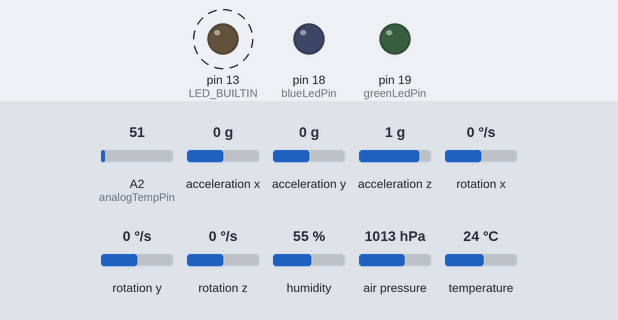
This sketch was run on a simulated Arduino Mega 2560, built for the host (arithmetic inside an expression is 32-bit, double 64-bit). On the bench: output pins drawn as LEDs (lit = HIGH). Dashed ring = blinking. The test bench sets the inputs (shaded band); at power-on: acceleration x 0 g, rotation x 0 °/s, acceleration z 1 g, A2 (analogTempPin) = 51, acceleration y 0 g, rotation y 0 °/s, rotation z 0 °/s, humidity 55 %, air pressure 1013 hPa, temperature 24 °C. EEPROM starts erased.

Above: at 6.2 s.
6.3 s: acceleration x set to -0.5 g
9.4 s: acceleration x set to -0.8 g
At 10.2 s:
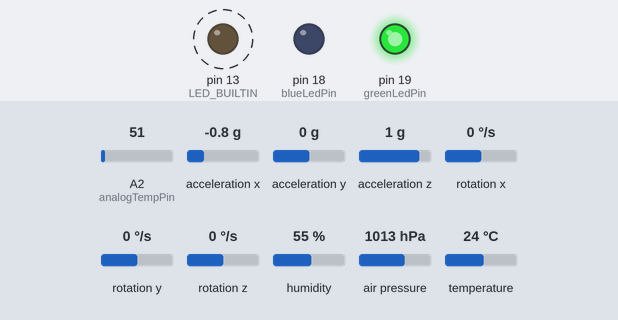
12.5 s: rotation x set to -4 °/s
15.6 s: rotation x set to -7 °/s
At 16.0 s:
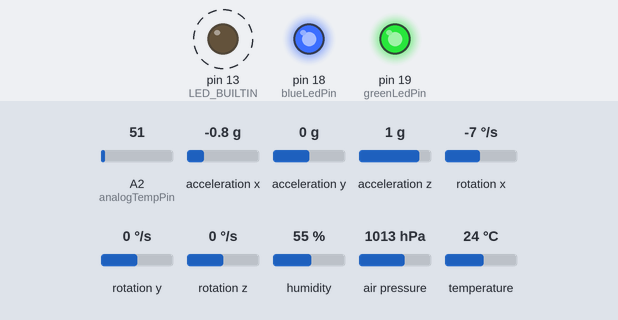
18.7 s: acceleration z set to 0.7 g
At 19.2 s:
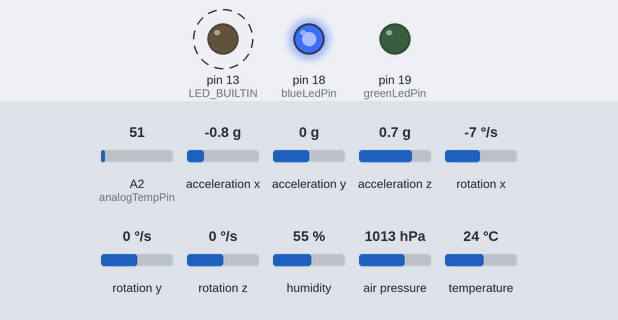
21.8 s: acceleration x set to -1.4 g
At 22.4 s:
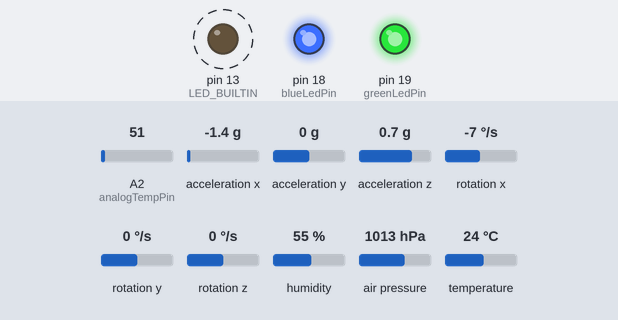
Timing chart, 0 to 25.9 s (numbered marks = the images above; inputs shaded):
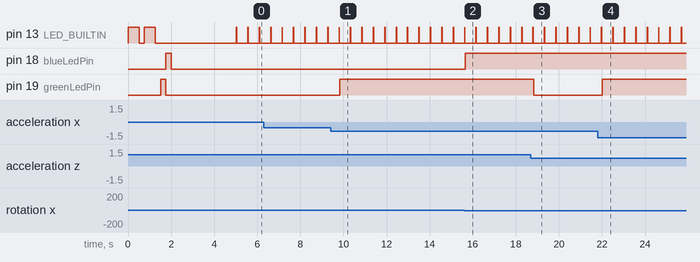

Measured:
- the behaviour switches between -0.6 and -0.7 g on acceleration x (found by bisection; images 0 and 1)
- the behaviour switches between -5 and -6 °/s on rotation x (found by bisection; images 1 and 2)
- the behaviour switches between 0.9 and 0.8 g on acceleration z (found by bisection; images 2 and 3)
- after the input at 9.4 s, pin 19 (greenLedPin): LOW → HIGH after 0.42 s
- after the input at 15.6 s, pin 18 (blueLedPin): LOW → HIGH after 0.05 s
- after the input at 18.7 s, pin 19 (greenLedPin): HIGH → LOW after 0.13 s
- after the input at 21.8 s, pin 19 (greenLedPin): LOW → HIGH after 0.21 s
- by itself, pin 13 (LED_BUILTIN): alternates HIGH for 0.02 s and LOW for 0.51 s

The sketch:

STEM_pico.ino
```cpp
#include <Wire.h>
#include <Adafruit_Sensor.h>
#include <Adafruit_BME280.h>
#include <MPU6050_tockn.h>
#include <EEPROM.h>  // Use Pico's EEPROM emulation library

#define SEALEVELPRESSURE_HPA (1013.25)
#define EEPROM_SIZE 64  // Define EEPROM size (bytes), adjust as needed

// --- Pin Definitions (Match your wiring!) ---
// Serial1 (UART0) - To Raspberry Pi
const int RPI_TX_PIN = 0;  // Pico GP0 -> Pi RX
const int RPI_RX_PIN = 1;  // Pico GP1 <- Pi TX
// Serial2 (UART1) - For Debugging
const int DBG_TX_PIN = 8;  // Pico GP8 -> USB-Serial TX
const int DBG_RX_PIN = 9;  // Pico GP9 <- USB-Serial RX
// I2C0 Pins (BME280, MPU6050)
const int I2C0_SDA_PIN = 12;  // Pico GP12
const int I2C0_SCL_PIN = 13;  // Pico GP13
// LED Pins
const int greenLedPin = 19;  // Pico GP19
const int blueLedPin = 18;   // Pico GP18
// Analog Pins
const int analogTempPin = A2;  // Pico GP28

Adafruit_BME280 bme;
MPU6050 mpu6050(Wire);  // Uses default Wire (I2C0)

int bmePresent;

int first_time = true;  // Flag for first debug print over Serial2
int first_read = true;  // Flag for initial acceleration reading

// --- Temperature Calibration (RECALIBRATE FOR PICO 3.3V ADC!) ---
// These values MUST be re-calibrated for Pico's 10-bit ADC (0-1023) at 3.3V
float T2 = 25.0;   // Temperature data point 1 (e.g., 25°C)
float R2 = 671.0;  // Reading data point 1 (at T2 on Pico ADC 0-1023) - EXAMPLE VALUE!
float T1 = 15.5;   // Temperature data point 2 (e.g., 15.5°C)
float R1 = 695.0;  // Reading data point 2 (at T1 on Pico ADC 0-1023) - EXAMPLE VALUE!
// --- End Calibration ---

int sensorValue;
float Temp;
float rest;

// --- Placeholders from File 1 ---
float flon = 0.0, flat = 0.0, flalt = 0.0;  // GPS placeholders
char sensor_end_flag[] = "_END_FLAG_";
char sensor_start_flag[] = "_START_FLAG_";

// --- Function Prototypes ---
void eeprom_word_write(int addr, int val);
short eeprom_word_read(int addr);
void blink_setup();
void blink(int length);
void led_set(int ledPin, bool state);
int read_analog();

// --- Payload Extension Declarations (Add weak attribute if definition might be missing) ---
extern void payload_setup();
extern void payload_loop();
// --- End Function Prototypes ---


void setup() {

  // Initialize Serial2 (Debug Port)
  Serial2.setTX(DBG_TX_PIN);
  Serial2.setRX(DBG_RX_PIN);
  Serial2.begin(115200);
  Serial2.println("UART1 (Debug): Starting!");

  // Initialize Serial1 (RPi Port)
  Serial1.setTX(RPI_TX_PIN);
  Serial1.setRX(RPI_RX_PIN);
  Serial1.begin(115200);
  Serial2.println("UART1 (Debug): Serial1 (RPi) Initialized.");

  // Initialize I2C0
  Wire.setSCL(I2C0_SCL_PIN);
  Wire.setSDA(I2C0_SDA_PIN);
  Wire.begin();
  Serial2.println("UART1 (Debug): I2C0 Initialized.");

  // Initialize EEPROM Emulation
  EEPROM.begin(EEPROM_SIZE);
  Serial2.print("UART1 (Debug): EEPROM Emulation Initialized. Size: ");
  Serial2.println(EEPROM.length());

  // Setup LEDs
  blink_setup();
  Serial2.println("UART1 (Debug): LEDs Initialized.");

  // Startup blink sequence
  blink(500);
  delay(250);
  blink(500);
  delay(250);
  led_set(greenLedPin, HIGH);
  delay(250);
  led_set(greenLedPin, LOW);
  led_set(blueLedPin, HIGH);
  delay(250);
  led_set(blueLedPin, LOW);
  Serial2.println("UART1 (Debug): LED Test Complete.");

  // Initialize BME280
  if (bme.begin(0x76, &Wire)) {
    bmePresent = 1;
    Serial2.println("UART1 (Debug): BME280 Found!");
  } else {
    Serial2.println("UART1 (Debug): Could not find BME280 sensor, check wiring/address!");
    bmePresent = 0;
  }

  // Initialize MPU6050
  mpu6050.begin();
  Serial2.println("UART1 (Debug): MPU6050 Initializing...");

  // Gyro Offset Calibration (Same as before, EEPROM handling is correct)
  if (eeprom_word_read(0) == 0xA07) {
    Serial2.println("UART1 (Debug): Reading gyro offsets from EEPROM");
    // ... (reading code is fine) ...
    mpu6050.setGyroOffsets(((float)eeprom_word_read(1)) / 100.0, ((float)eeprom_word_read(2)) / 100.0, ((float)eeprom_word_read(3)) / 100.0);
  } else {
    Serial2.println("UART1 (Debug): Calculating gyro offsets and storing in EEPROM (Flash!)");
    mpu6050.calcGyroOffsets(true);
    Serial2.println("UART1 (Debug): Offset calculation complete.");
    eeprom_word_write(0, 0xA07);
    eeprom_word_write(1, (int)(mpu6050.getGyroXoffset() * 100.0 + 0.5));
    eeprom_word_write(2, (int)(mpu6050.getGyroYoffset() * 100.0 + 0.5));
    eeprom_word_write(3, (int)(mpu6050.getGyroZoffset() * 100.0 + 0.5));
    Serial2.println("UART1 (Debug): Committing offsets to EEPROM...");
    if (!EEPROM.commit()) {
      Serial2.println("UART1 (Debug): ERROR! EEPROM commit failed during calibration.");
    } else {
      Serial2.println("UART1 (Debug): Gyro offsets committed to EEPROM.");
    }
    // ... (readback code is fine) ...
  }

  Serial2.println("UART1 (Debug): Done with Setup()");
}

void loop() {

  // --- MODIFICATION: Send data periodically instead of waiting for Serial1 input ---
  // This block will now execute roughly every 100ms + processing time

  blink(20);  // Blink onboard LED quickly to show activity

  // --- MODIFICATION: Restore output format similar to File 1 ---
  Serial1.print(sensor_start_flag);  // Add start flag

  if (bmePresent) {
    Serial1.print("OK BME280 ");
    Serial1.print(bme.readTemperature());
    Serial1.print(" ");
    Serial1.print(bme.readPressure() / 100.0F);
    Serial1.print(" ");
    Serial1.print(bme.readAltitude(SEALEVELPRESSURE_HPA));
    Serial1.print(" ");
    Serial1.print(bme.readHumidity());
  } else {
    Serial1.print("OK BME280 0.0 0.0 0.0 0.0");
  }
  mpu6050.update();

  Serial1.print(" MPU6050 ");
  Serial1.print(mpu6050.getGyroX());
  Serial1.print(" ");
  Serial1.print(mpu6050.getGyroY());
  Serial1.print(" ");
  Serial1.print(mpu6050.getGyroZ());
  Serial1.print(" ");
  Serial1.print(mpu6050.getAccX());
  Serial1.print(" ");
  Serial1.print(mpu6050.getAccY());
  Serial1.print(" ");
  Serial1.print(mpu6050.getAccZ());

  sensorValue = read_analog();  // Reads analogTempPin (A2/GP28)

  // --- IMPORTANT: Recalibrate T1, R1, T2, R2 for Pico ---
  Temp = T1 + (sensorValue - R1) * ((T2 - T1) / (R2 - R1));
  // ---

  // --- MODIFICATION: Restore GPS and TMP placeholders ---
  Serial1.print(" GPS ");
  Serial1.print(flat, 4);  // GPS placeholders
  Serial1.print(" ");
  Serial1.print(flon, 4);
  Serial1.print(" ");
  Serial1.print(flalt, 2);
  Serial1.print(" TMP ");
  Serial1.print(Temp);

  // --- MODIFICATION: Call payload_loop if it exists ---
  if (payload_loop) {
    payload_loop();  // Call payload extension function
  }

  // --- MODIFICATION: Add end flag ---
  Serial1.println(sensor_end_flag);  // Use println to end the line


  // --- Motion Detection Logic (remains the same) ---
  float rotation = sqrt(pow(mpu6050.getGyroX(), 2) + pow(mpu6050.getGyroY(), 2) + pow(mpu6050.getGyroZ(), 2));
  float acceleration = sqrt(pow(mpu6050.getAccX(), 2) + pow(mpu6050.getAccY(), 2) + pow(mpu6050.getAccZ(), 2));

  if (first_read == true) {
    first_read = false;
    rest = acceleration;  // Capture baseline acceleration
    Serial2.print("UART1 (Debug): Baseline acceleration set: ");
    Serial2.println(rest);
  }

  // Update external LEDs based on motion
  if (acceleration > 1.2 * rest || acceleration < 0.8 * rest)
    led_set(greenLedPin, HIGH);
  else
    led_set(greenLedPin, LOW);

  if (rotation > 5)
    led_set(blueLedPin, HIGH);
  else
    led_set(blueLedPin, LOW);


  // --- Check for command from Debug Port (Serial2) ---
  // This part remains the same as your File 2
  if (Serial2.available() > 0) {
    blink(50);  // Blink onboard LED
    char result = Serial2.read();
    Serial2.print("UART1 (Debug): Received command: ");
    Serial2.println(result);

    if (result == 'R') {  // Reset command
      Serial2.println("UART1 (Debug): Command 'R' received. Re-running setup...");
      first_read = true;
      first_time = true;
      setup();
    } else if (result == 'C') {  // Clear EEPROM command
      Serial2.println("UART1 (Debug): Command 'C' received. Clearing gyro offsets...");
      eeprom_word_write(0, 0x00);
      Serial2.println("UART1 (Debug): Committing EEPROM clear...");
      if (!EEPROM.commit()) {
        Serial2.println("UART1 (Debug): ERROR! EEPROM commit failed.");
      } else {
        Serial2.println("UART1 (Debug): EEPROM cleared.");
      }
      first_time = true;
    } else if (result == '?') {  // Query command
      Serial2.println("UART1 (Debug): Command '?' received. Printing debug info...");
      first_time = true;
    }

    if (first_time == true) {
      first_time = false;  // Reset flag
      Serial2.print("UART1 (Debug): ");
      // ... (Debug print section remains the same) ...
      Serial2.println();  // End debug line
    }
  }

  // --- MODIFICATION: Adjust delay for periodic sending ---
  // delay(100); // Original delay
  delay(500);  // Send data roughly every 500ms (adjust as needed)
}

// --- Function Definitions ---
// These functions (eeprom_word_write/read, blink_setup, blink, led_set, read_analog)
// are correctly implemented for Pico in File 2 and don't need changes based on File 1.
// Make sure the pin numbers inside them match your Pico setup.

void eeprom_word_write(int addr, int val) {
  EEPROM.write(addr * 2, lowByte(val));
  EEPROM.write(addr * 2 + 1, highByte(val));
}

short eeprom_word_read(int addr) {
  byte low = EEPROM.read(addr * 2);
  byte high = EEPROM.read(addr * 2 + 1);
  return ((short)((high << 8) | low));
}

void blink_setup() {
  pinMode(LED_BUILTIN, OUTPUT);
  pinMode(greenLedPin, OUTPUT);
  pinMode(blueLedPin, OUTPUT);
}

void blink(int length) {
  digitalWrite(LED_BUILTIN, HIGH);
  delay(length);
  digitalWrite(LED_BUILTIN, LOW);
}

void led_set(int ledPin, bool state) {
  digitalWrite(ledPin, state ? HIGH : LOW);
}

int read_analog() {
  sensorValue = analogRead(analogTempPin);
  return (sensorValue);
}
```

add_sensor.ino
```cpp
// put your library includes here
#include "Arduino.h"

// put your globals here
int sensor1Value = 111;
int sensor2Value = 0;
unsigned long lastUpdateTime = 0;  // Declare a variable to store the last update time

// put your setup code here
void payload_setup() {


}

// put your loop code here
// Very Important: only use print, not println!!
void payload_loop() {

  unsigned long currentTime = millis();  // Get current time in milliseconds

  // Check if 2 seconds (2000 milliseconds) have passed
  if (currentTime - lastUpdateTime >= 2000) {
    sensor2Value += 2;             // Increment Sensor1 value by 2
    lastUpdateTime = currentTime;  // Update last update time
  }

  //You need to pass a value before you can start passing the Sensor value.
  Serial1.print(" ");
  Serial1.print("1");
  Serial1.print(" ");
  // Sensor1
  Serial1.print(sensor1Value); // Print the analog value of the photoresistor
  Serial1.print(" ");
  // Sensor2
  Serial1.print(sensor2Value);
  Serial1.print(" ");
  // Sensor3
  Serial1.print("437");
}
```
